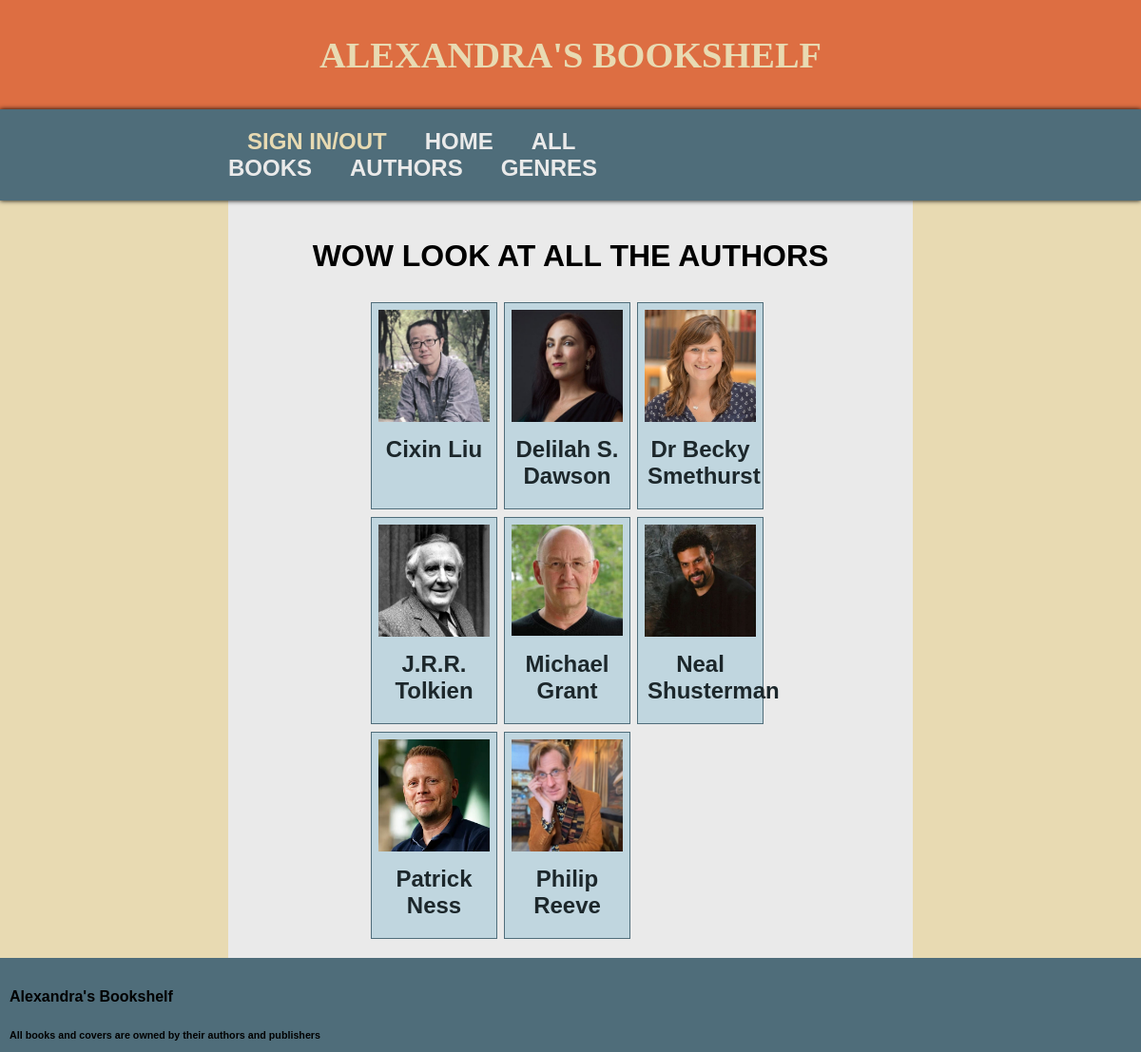
The app's page /authors with its own data.
### tables this page shows
CREATE TABLE Author (id INTEGER PRIMARY KEY AUTOINCREMENT, name TEXT, image TEXT);

### routes.py (the view)
@app.route("/authors")  # List of authors, they link to a page with their books
def all_authors():
    cur = cur_setup()
    cur.execute("SELECT * FROM Author ORDER BY name;")
    results = cur.fetchall()
    return render_template("all_authors.html", results=results)

### routes.py (called while the page is built)
def cur_setup():
    conn = sqlite3.connect("bookshelf.db")
    return conn.cursor()

### templates/all_authors.html
{% extends "layout.html"%}
{% block content %}
<h1 class="page-title">WOW LOOK AT ALL THE AUTHORS</h1>
<div class="authors">
    {% for item in results %}
    <a href="/author/{{item[0]}}">
        <div class="grid-link">
            <img src="static/images/{{item[2]}}" alt="Photo of {{item[1]}}">
            <h2>
                {{item[1]}}
            </h2>
        </div>
    </a>
    {% endfor %}
</div>
{% endblock %}

### static/css/style.css (style rules this page uses)
body { margin: 0; background-color: #e8dab2; font-family: 'Trebuchet MS', 'Lucida Sans Unicode', 'Lucida Grande', 'Lucida Sans', Arial, sans-serif; }
img { width: 100%; }
a { text-decoration: none; color: #4f6d7a; }
main h1 { margin-top: 30px; margin-bottom: 30px; text-align: center; width: 100%; }
.authors { display: grid; grid-gap: 1%; row-gap: 8px; grid-template-columns: 19% 19% 19%; grid-auto-rows: minmax(90px, max-content); margin: 0 20% 10px 20%; width: 100%; text-align: center; text-justify: center; }
.authors a { background-color: #c0d6df; color: #1C272B; border: #4f6d7a 1px solid; }
.authors a img { margin: 5%; width: 90%; }
.authors a h2 { margin: 5px 10px 20px 10px; align-self: center; }

### records on screen
Author: image (picture), name "Cixin Liu"
Author: image (picture), name "Delilah S. Dawson"
Author: image (picture), name "Dr Becky Smethurst"
Author: image (picture), name "J.R.R. Tolkien"
Author: image (picture), name "Michael Grant"
Author: image (picture), name "Neal Shusterman"
Author: image (picture), name "Patrick Ness"
Author: image (picture), name "Philip Reeve"
